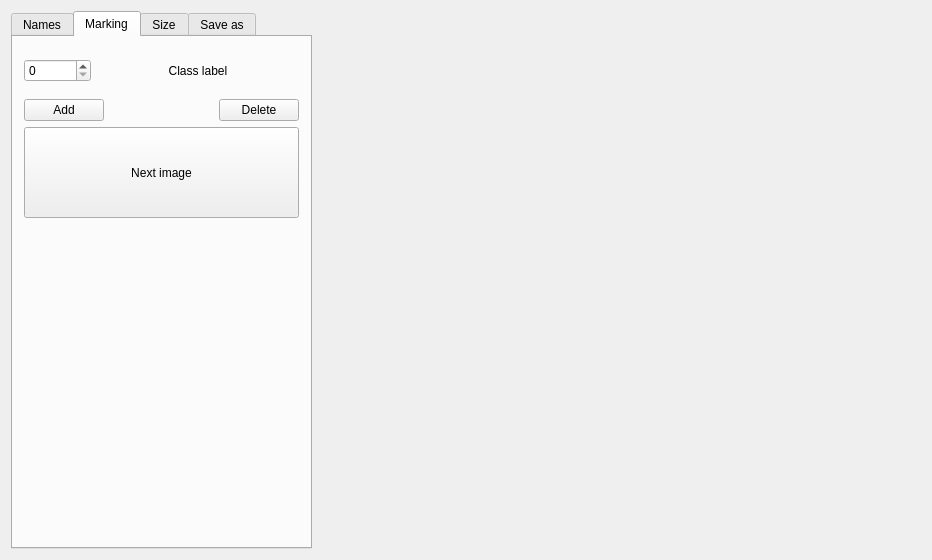
<?xml version="1.0" encoding="UTF-8"?>
<ui version="4.0">
 <class>QtWidgetForMarkingImageClass</class>
 <widget class="QWidget" name="QtWidgetForMarkingImageClass">
  <property name="geometry">
   <rect>
    <x>0</x>
    <y>0</y>
    <width>932</width>
    <height>560</height>
   </rect>
  </property>
  <property name="windowTitle">
   <string>QtWidgetForMarkingImage</string>
  </property>
  <layout class="QHBoxLayout" name="horizontalLayout_9" stretch="1,2">
   <item>
    <widget class="QTabWidget" name="tabWidget">
     <property name="currentIndex">
      <number>1</number>
     </property>
     <widget class="QWidget" name="tab_imageNames">
      <attribute name="title">
       <string>Names</string>
      </attribute>
      <layout class="QVBoxLayout" name="verticalLayout_3">
       <item>
        <layout class="QVBoxLayout" name="verticalLayout_2">
         <item>
          <layout class="QHBoxLayout" name="horizontalLayout">
           <item>
            <widget class="QPushButton" name="PB_chooseImage">
             <property name="text">
              <string>Choose</string>
             </property>
            </widget>
           </item>
           <item>
            <spacer name="horizontalSpacer">
             <property name="orientation">
              <enum>Qt::Horizontal</enum>
             </property>
             <property name="sizeHint" stdset="0">
              <size>
               <width>40</width>
               <height>20</height>
              </size>
             </property>
            </spacer>
           </item>
          </layout>
         </item>
         <item>
          <widget class="QScrollArea" name="scrollArea_withImageName">
           <property name="widgetResizable">
            <bool>true</bool>
           </property>
           <widget class="QWidget" name="scrollAreaWidgetContents">
            <property name="geometry">
             <rect>
              <x>0</x>
              <y>0</y>
              <width>275</width>
              <height>432</height>
             </rect>
            </property>
            <layout class="QVBoxLayout" name="verticalLayout">
             <item>
              <layout class="QVBoxLayout" name="VL_withImageName">
               <property name="sizeConstraint">
                <enum>QLayout::SetMinimumSize</enum>
               </property>
              </layout>
             </item>
             <item>
              <spacer name="verticalSpacer">
               <property name="orientation">
                <enum>Qt::Vertical</enum>
               </property>
               <property name="sizeHint" stdset="0">
                <size>
                 <width>20</width>
                 <height>40</height>
                </size>
               </property>
              </spacer>
             </item>
            </layout>
           </widget>
          </widget>
         </item>
         <item>
          <layout class="QHBoxLayout" name="horizontalLayout_2">
           <item>
            <widget class="QPushButton" name="PB_previousImage">
             <property name="enabled">
              <bool>false</bool>
             </property>
             <property name="text">
              <string>&lt;-</string>
             </property>
            </widget>
           </item>
           <item>
            <spacer name="horizontalSpacer_2">
             <property name="orientation">
              <enum>Qt::Horizontal</enum>
             </property>
             <property name="sizeHint" stdset="0">
              <size>
               <width>40</width>
               <height>20</height>
              </size>
             </property>
            </spacer>
           </item>
           <item>
            <widget class="QPushButton" name="PB_nextImage">
             <property name="enabled">
              <bool>false</bool>
             </property>
             <property name="text">
              <string>-&gt;</string>
             </property>
            </widget>
           </item>
          </layout>
         </item>
        </layout>
       </item>
      </layout>
     </widget>
     <widget class="QWidget" name="tab_markingImage">
      <attribute name="title">
       <string>Marking</string>
      </attribute>
      <layout class="QVBoxLayout" name="verticalLayout_6" stretch="1,1,2,7">
       <item>
        <layout class="QHBoxLayout" name="horizontalLayout_7" stretch="1,3">
         <item>
          <widget class="QSpinBox" name="spinBox_classLabel">
           <property name="maximum">
            <number>18</number>
           </property>
          </widget>
         </item>
         <item>
          <widget class="QLabel" name="label_5">
           <property name="text">
            <string>Class label</string>
           </property>
           <property name="alignment">
            <set>Qt::AlignCenter</set>
           </property>
          </widget>
         </item>
        </layout>
       </item>
       <item>
        <layout class="QHBoxLayout" name="horizontalLayout_8">
         <item>
          <widget class="QPushButton" name="PB_addRectangel">
           <property name="text">
            <string>Add</string>
           </property>
          </widget>
         </item>
         <item>
          <spacer name="horizontalSpacer_7">
           <property name="orientation">
            <enum>Qt::Horizontal</enum>
           </property>
           <property name="sizeHint" stdset="0">
            <size>
             <width>40</width>
             <height>20</height>
            </size>
           </property>
          </spacer>
         </item>
         <item>
          <widget class="QPushButton" name="PB_deleteRectangel">
           <property name="text">
            <string>Delete</string>
           </property>
          </widget>
         </item>
        </layout>
       </item>
       <item>
        <widget class="QPushButton" name="pushButton_3">
         <property name="sizePolicy">
          <sizepolicy hsizetype="Minimum" vsizetype="Expanding">
           <horstretch>0</horstretch>
           <verstretch>0</verstretch>
          </sizepolicy>
         </property>
         <property name="text">
          <string>Next image</string>
         </property>
        </widget>
       </item>
       <item>
        <spacer name="verticalSpacer_4">
         <property name="orientation">
          <enum>Qt::Vertical</enum>
         </property>
         <property name="sizeHint" stdset="0">
          <size>
           <width>20</width>
           <height>146</height>
          </size>
         </property>
        </spacer>
       </item>
      </layout>
     </widget>
     <widget class="QWidget" name="tab_imageSize">
      <attribute name="title">
       <string>Size</string>
      </attribute>
      <layout class="QVBoxLayout" name="verticalLayout_4">
       <item>
        <widget class="QRadioButton" name="RB_originalSize">
         <property name="text">
          <string>Original size</string>
         </property>
         <property name="checked">
          <bool>true</bool>
         </property>
        </widget>
       </item>
       <item>
        <widget class="QRadioButton" name="RB_customSize">
         <property name="text">
          <string>Custom size</string>
         </property>
        </widget>
       </item>
       <item>
        <widget class="QLabel" name="label_customHeigth">
         <property name="enabled">
          <bool>false</bool>
         </property>
         <property name="text">
          <string>Custom heigth</string>
         </property>
        </widget>
       </item>
       <item>
        <layout class="QHBoxLayout" name="horizontalLayout_3" stretch="1,2">
         <item>
          <widget class="QLineEdit" name="LE_newHeigth">
           <property name="enabled">
            <bool>false</bool>
           </property>
           <property name="inputMask">
            <string>9999</string>
           </property>
          </widget>
         </item>
         <item>
          <spacer name="horizontalSpacer_3">
           <property name="orientation">
            <enum>Qt::Horizontal</enum>
           </property>
           <property name="sizeHint" stdset="0">
            <size>
             <width>40</width>
             <height>20</height>
            </size>
           </property>
          </spacer>
         </item>
        </layout>
       </item>
       <item>
        <widget class="QLabel" name="label_customWidth">
         <property name="enabled">
          <bool>false</bool>
         </property>
         <property name="text">
          <string>Custom width</string>
         </property>
        </widget>
       </item>
       <item>
        <layout class="QHBoxLayout" name="horizontalLayout_4" stretch="1,2">
         <item>
          <widget class="QLineEdit" name="LE_newWidth">
           <property name="enabled">
            <bool>false</bool>
           </property>
           <property name="inputMask">
            <string>9999</string>
           </property>
          </widget>
         </item>
         <item>
          <spacer name="horizontalSpacer_4">
           <property name="orientation">
            <enum>Qt::Horizontal</enum>
           </property>
           <property name="sizeHint" stdset="0">
            <size>
             <width>40</width>
             <height>20</height>
            </size>
           </property>
          </spacer>
         </item>
        </layout>
       </item>
       <item>
        <spacer name="verticalSpacer_2">
         <property name="orientation">
          <enum>Qt::Vertical</enum>
         </property>
         <property name="sizeHint" stdset="0">
          <size>
           <width>20</width>
           <height>113</height>
          </size>
         </property>
        </spacer>
       </item>
      </layout>
     </widget>
     <widget class="QWidget" name="tab_imageSave">
      <attribute name="title">
       <string>Save as</string>
      </attribute>
      <layout class="QVBoxLayout" name="verticalLayout_5">
       <item>
        <widget class="QRadioButton" name="RB_originalName">
         <property name="text">
          <string>Save as original name</string>
         </property>
         <property name="checked">
          <bool>true</bool>
         </property>
        </widget>
       </item>
       <item>
        <widget class="QRadioButton" name="RB_customName">
         <property name="text">
          <string>Save as custom name</string>
         </property>
        </widget>
       </item>
       <item>
        <widget class="QCheckBox" name="CB_customName">
         <property name="enabled">
          <bool>false</bool>
         </property>
         <property name="text">
          <string>custom name</string>
         </property>
        </widget>
       </item>
       <item>
        <layout class="QHBoxLayout" name="horizontalLayout_6">
         <item>
          <widget class="QLineEdit" name="LE_customName">
           <property name="enabled">
            <bool>false</bool>
           </property>
          </widget>
         </item>
         <item>
          <spacer name="horizontalSpacer_5">
           <property name="orientation">
            <enum>Qt::Horizontal</enum>
           </property>
           <property name="sizeHint" stdset="0">
            <size>
             <width>40</width>
             <height>20</height>
            </size>
           </property>
          </spacer>
         </item>
        </layout>
       </item>
       <item>
        <widget class="QCheckBox" name="CB_sequence">
         <property name="enabled">
          <bool>false</bool>
         </property>
         <property name="text">
          <string>sequence</string>
         </property>
        </widget>
       </item>
       <item>
        <widget class="QLabel" name="label_startSequence">
         <property name="enabled">
          <bool>false</bool>
         </property>
         <property name="text">
          <string>start with:</string>
         </property>
        </widget>
       </item>
       <item>
        <layout class="QHBoxLayout" name="horizontalLayout_5">
         <item>
          <widget class="QLineEdit" name="LE_sequenceStart">
           <property name="enabled">
            <bool>false</bool>
           </property>
           <property name="inputMask">
            <string>9999999999</string>
           </property>
           <property name="text">
            <string>0</string>
           </property>
          </widget>
         </item>
         <item>
          <spacer name="horizontalSpacer_6">
           <property name="orientation">
            <enum>Qt::Horizontal</enum>
           </property>
           <property name="sizeHint" stdset="0">
            <size>
             <width>40</width>
             <height>20</height>
            </size>
           </property>
          </spacer>
         </item>
        </layout>
       </item>
       <item>
        <widget class="QLabel" name="label_4">
         <property name="text">
          <string>Save direktory</string>
         </property>
        </widget>
       </item>
       <item>
        <widget class="QLineEdit" name="lineEdit"/>
       </item>
       <item>
        <spacer name="verticalSpacer_3">
         <property name="orientation">
          <enum>Qt::Vertical</enum>
         </property>
         <property name="sizeHint" stdset="0">
          <size>
           <width>20</width>
           <height>41</height>
          </size>
         </property>
        </spacer>
       </item>
      </layout>
     </widget>
    </widget>
   </item>
   <item>
    <widget class="QtGuiDisplay" name="widgetForImage" native="true">
     <property name="sizePolicy">
      <sizepolicy hsizetype="Expanding" vsizetype="Expanding">
       <horstretch>0</horstretch>
       <verstretch>0</verstretch>
      </sizepolicy>
     </property>
    </widget>
   </item>
  </layout>
 </widget>
 <layoutdefault spacing="6" margin="11"/>
 <customwidgets>
  <customwidget>
   <class>QtGuiDisplay</class>
   <extends>QWidget</extends>
   <header>qtguidisplay.h</header>
   <container>1</container>
  </customwidget>
 </customwidgets>
 <resources>
  <include location="QtWidgetForMarkingImage.qrc"/>
 </resources>
 <connections/>
</ui>
